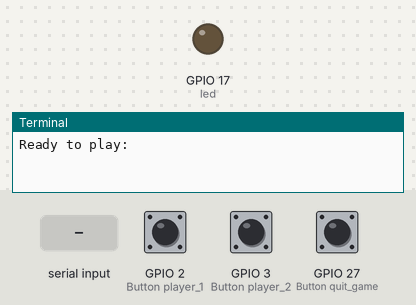
Recording of a program running on a simulated Raspberry Pi (BCM pin numbers). Parts: output pins drawn as LEDs (lit = HIGH), the last lines printed to the terminal. The inputs (shaded band) are chosen by the test bench; at power-on: GPIO 2 (Button player_1) HIGH, GPIO 3 (Button player_2) HIGH, GPIO 27 (Button quit_game) HIGH. Random numbers come from a fixed seed.

Above: at 1.2 s.
1.3 s: "y" typed at the terminal, then Enter
4.3 s: GPIO 2 (Button player_1) pulled LOW for 3.2 s
At 16.6 s:
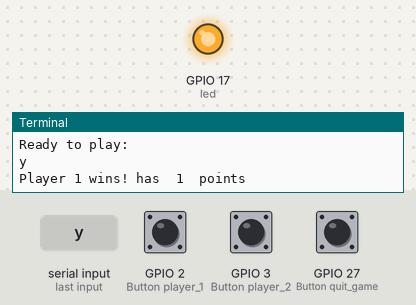
Timing chart, 0 to 17.7 s (numbered marks = the images above; inputs shaded):
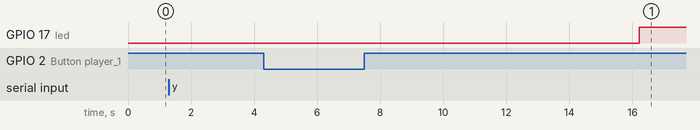

The program:

ReactionGame.py
```python
from gpiozero import Button, LED
from time import sleep
import random

# create and LED object
led = LED(17)

player_1 = Button(2)
player_2 = Button(3)
quit_game = Button(27)

flag = True
if input("Ready to play: ") == "y":
    flag = True
else:
    flag = False

time = random.uniform(5, 10)
sleep(time)
led.on()

points_p1 = 0
points_p2 = 0

while flag:
    if player_1.is_pressed:
        points_p1 += 1
        print("Player 1 wins! has ", points_p1, " points")
        led.off()
        time = random.uniform(5, 10)
        sleep(time)
        led.on()

    if player_2.is_pressed:
        points_p2 += 1
        print("Player 2 wins! has ", points_p2, " points")
        led.off()
        time = random.uniform(5, 10)
        sleep(time)
        led.on()

    if quit_game.is_pressed:
        break

led.off()
```
